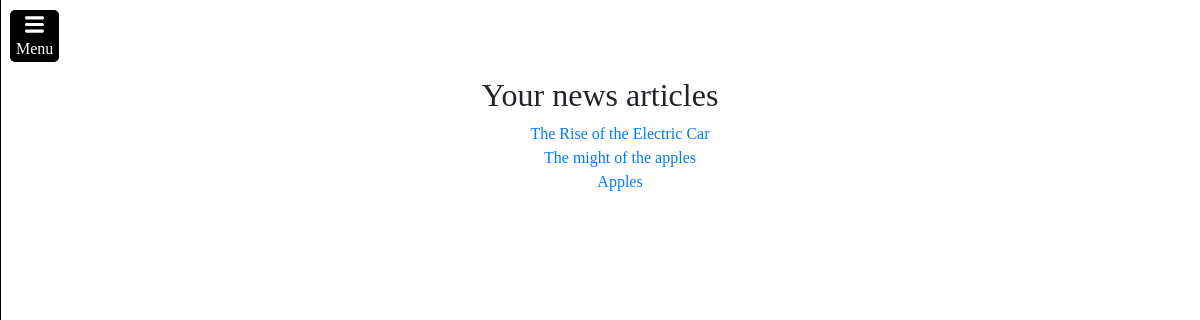
Before: /student/user_news (signed in) with the older database file.
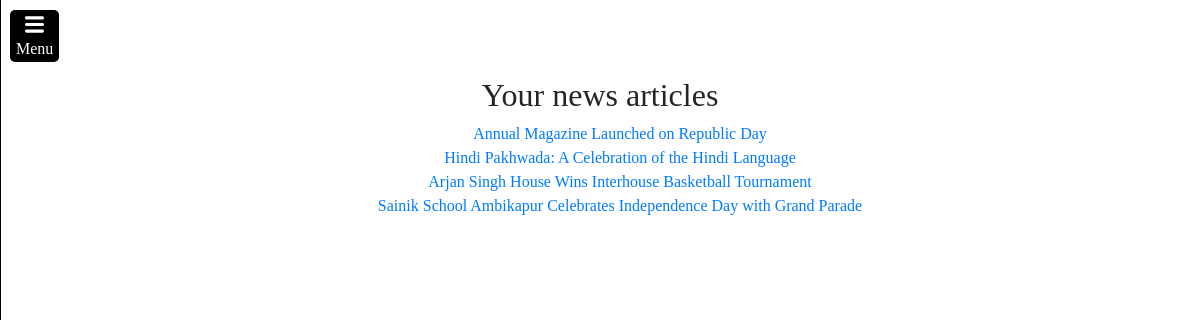
After: the same page with the newer database file.
### home/models.py (models this page shows, shortened)
class News(models.Model):
    title = models.CharField(max_length=100)
    date = models.DateField(auto_now=False, auto_now_add=False)
    image = models.ImageField(upload_to="home/static/home/news",blank=True,null=True)
    description = models.TextField(max_length=3750)
    author = models.ForeignKey(User, on_delete=models.SET_NULL, blank=True, editable=False,null=True)
    approved_by = models.ForeignKey(User, on_delete=models.SET_NULL, blank=True, null=True, editable=False, related_name="approver")
    active = models.BooleanField(default=False)

### student/views.py (the view)
# urls.py: path("user_news", views.user_news, name="user_news"),
@login_required
def user_news(request):
    news=News.objects.filter(author=request.user).order_by("-id")
    return render(request, "student/news.html", {
        "news":news
    })

### student/templates/student/news.html (shortened to what this page needs)
{% extends 'student/layout.html' %}
{% load static %}
{% block body %}
<h2>Your news articles</h2>
<ul>
{% for item in news %}
    <li><a href="{% url 'home:news_article' news_id=item.id %}">{{item.title}}</a> </li>
{% endfor %}
</ul>
{% endblock %}

Changed rows visible on the page:
removed News: title "The Rise of the Electric Car"
removed News: title "The might of the apples"
removed News: title "Apples"
added News: title "Annual Magazine Launched on Republic Day"
added News: title "Hindi Pakhwada: A Celebration of the Hindi Language"
added News: title "Arjan Singh House Wins Interhouse Basketball Tournament"
added News: title "Sainik School Ambikapur Celebrates Independence Day with Grand Parade"
